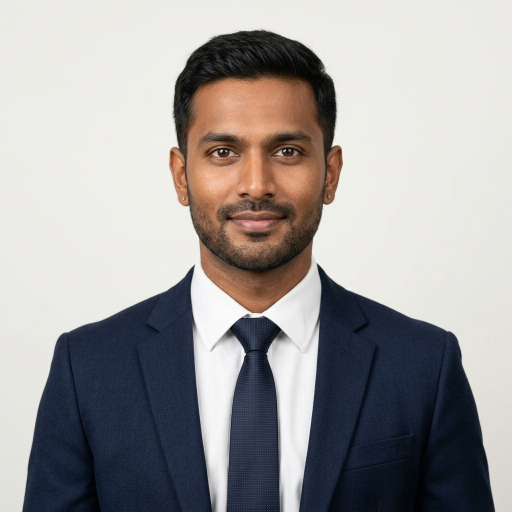
#> input picture gem-compliance-checker/sample_data/portraits/BID-001_A.jpg, 1024 x 1024 px (shown at 1/2 size)
$ python -i image_match.py   (imports and definitions only)
#> lines starting #> are read from the running program, lines starting #| are printed output that depends on the picture
#> further down, picture is the input picture: PIL image 1024x1024 RGB; mean R, G, B 159.6, 156.8, 156.6
"""Visual Identity and Biometric Image Matching Module.

Compares extracted applicant photos and signatures across different bid credentials
to verify visual identity consistency, identify potential document tampering,
and flag cross-document identity discrepancies for procurement officers.
"""

from dataclasses import dataclass
import logging
from typing import Any, Literal, Optional, Tuple, Union

import numpy as np
from PIL import Image

# Import vision libraries with fallback safety
try:
    import cv2
    HAS_CV2 = True
except ImportError:
    cv2 = None  # type: ignore
    HAS_CV2 = False

try:
    from skimage.metrics import structural_similarity as ssim_fn
    HAS_SKIMAGE = True
except ImportError:
    ssim_fn = None  # type: ignore
    HAS_SKIMAGE = False

from app.image_extract import ExtractedImage

logger = logging.getLogger(__name__)

VerdictType = Literal["MATCH", "MISMATCH", "INCONCLUSIVE"]


@dataclass
class MatchResult:
    """Outcome of a biometric / visual identity comparison."""

    score: float  # Normalized similarity score (0.0 to 1.0)
    verdict: VerdictType  # 'MATCH', 'MISMATCH', 'INCONCLUSIVE'
    threshold_used: float  # Threshold applied for MATCH verdict
    notes: str  # Diagnostic explanation of the score and features


# [32 lines left out: functions _fallback_ssim, _compute_ssim, not called in this run]


def _crop_face_if_detected(pil_img: Image.Image) -> Image.Image:
    """If a frontal face is detected by Haar cascade, crop tightly around it; else return original."""
    if not HAS_CV2:
        return pil_img
    try:
        cv_img = np.array(pil_img.convert("RGB"))
        gray = cv2.cvtColor(cv_img, cv2.COLOR_RGB2GRAY)
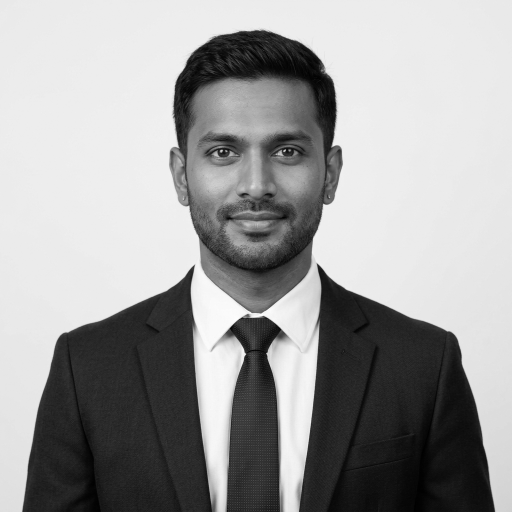
#> gray: shape (1024, 1024) (shown at 1/2 size); min 0, max 255, mean 157.7
        cascade_path = cv2.data.haarcascades + "haarcascade_frontalface_default.xml"
        face_cascade = cv2.CascadeClassifier(cascade_path)
        if face_cascade.empty():
            return pil_img

        faces = face_cascade.detectMultiScale(gray, scaleFactor=1.1, minNeighbors=3, minSize=(30, 30))
#> faces = [[377, 579, 248, 248], [331, 161, 360, 360]]
        if len(faces) > 0:
            x, y, w, h = faces[0]
#> x = 377; y = 579; w = 248; h = 248
            # Add small 10% padding
            pad_x = int(w * 0.1)
#> pad_x = 24
            pad_y = int(h * 0.1)
#> pad_y = 24
            x0 = max(0, x - pad_x)
#> x0 = 353
            y0 = max(0, y - pad_y)
#> y0 = 555
            x1 = min(cv_img.shape[1], x + w + pad_x)
#> x1 = 649
            y1 = min(cv_img.shape[0], y + h + pad_y)
#> y1 = 851
            cropped = pil_img.crop((x0, y0, x1, y1))
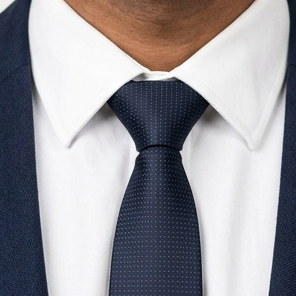
#> cropped: PIL image 296x296 RGB; mean R, G, B 153.3, 151.6, 156.4
            return cropped
    except Exception:
        pass
    return pil_img


# [279 lines left out: functions _trim_signature_borders, _normalize_image_input, compare_faces, compare_signatures, not called in this run]

>>> from PIL import Image
>>> picture = Image.open('../sample_data/portraits/BID-001_A.jpg')
>>> result = _crop_face_if_detected(picture)

$ run again, on gem-compliance-checker/sample_data/portraits/BID-002_A.jpg
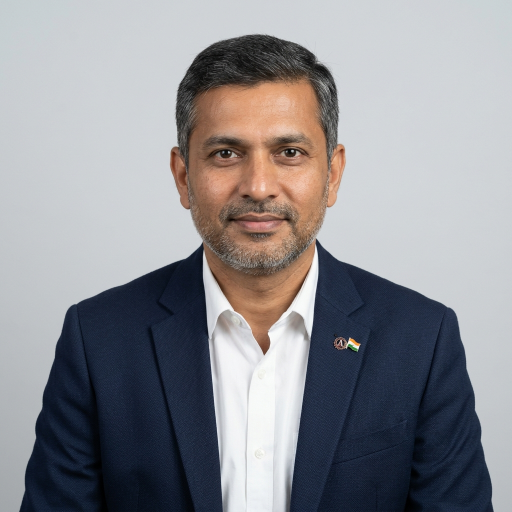
#> input picture gem-compliance-checker/sample_data/portraits/BID-002_A.jpg, 1024 x 1024 px (shown at 1/2 size)
#> picture is the input picture: PIL image 1024x1024 RGB; mean R, G, B 142.1, 142.1, 146.5
#> in _crop_face_if_detected, `gray = cv2.cvtColor(cv_img, cv2.COLOR_RGB2GRAY)`:
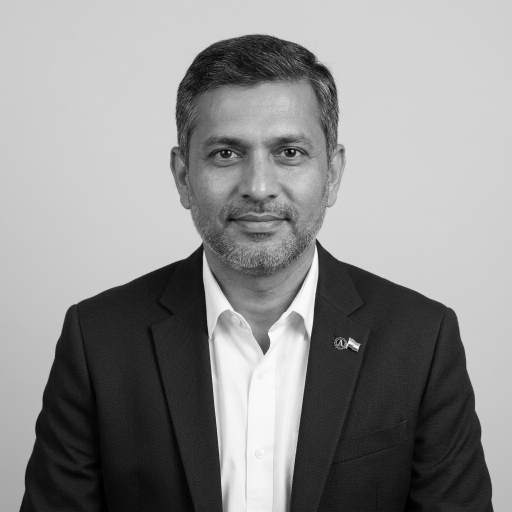
#> gray: shape (1024, 1024) (shown at 1/2 size); min 0, max 255, mean 142.6
#> faces = [[337, 170, 354, 354]]
#> x = 337; y = 170; w = 354
#> pad_x = 35
#> x0 = 302
#> y0 = 135
#> x1 = 726
#> y1 = 559
#> in _crop_face_if_detected, `cropped = pil_img.crop((x0, y0, x1, y1))`:
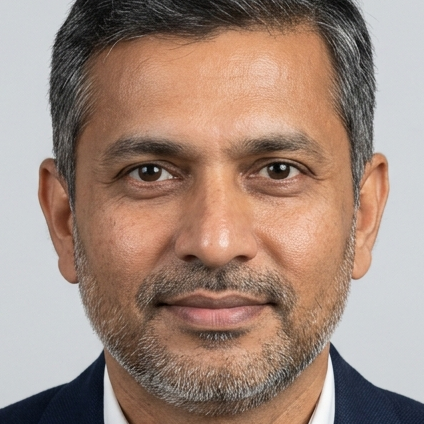
#> cropped: PIL image 424x424 RGB; mean R, G, B 160.3, 136.2, 123.2

$ run again, on gem-compliance-checker/sample_data/portraits/BID-003_A.jpg
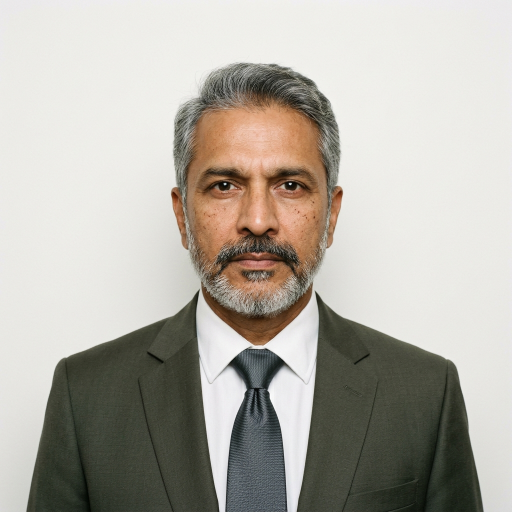
#> input picture gem-compliance-checker/sample_data/portraits/BID-003_A.jpg, 1024 x 1024 px (shown at 1/2 size)
#> picture is the input picture: PIL image 1024x1024 RGB; mean R, G, B 179.2, 175.3, 166.8
#> in _crop_face_if_detected, `gray = cv2.cvtColor(cv_img, cv2.COLOR_RGB2GRAY)`:
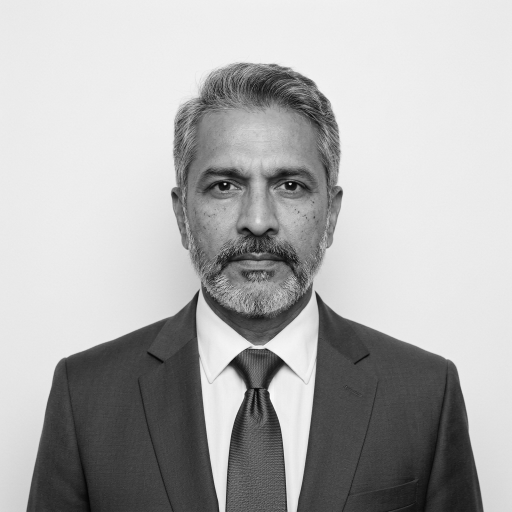
#> gray: shape (1024, 1024) (shown at 1/2 size); min 1, max 255, mean 175.5
#> faces = [[389, 640, 247, 247], [319, 220, 391, 391]]
#> x = 389; y = 640; w = 247
#> pad_x = 24
#> x0 = 365
#> y0 = 616
#> x1 = 660
#> y1 = 911
#> in _crop_face_if_detected, `cropped = pil_img.crop((x0, y0, x1, y1))`:
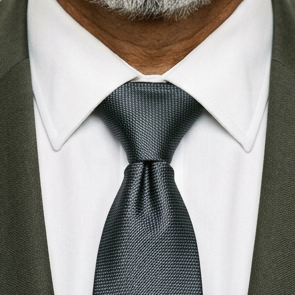
#> cropped: PIL image 295x295 RGB; mean R, G, B 146.1, 145, 140.6

$ run again, on gem-compliance-checker/sample_data/portraits/BID-004_A.jpg
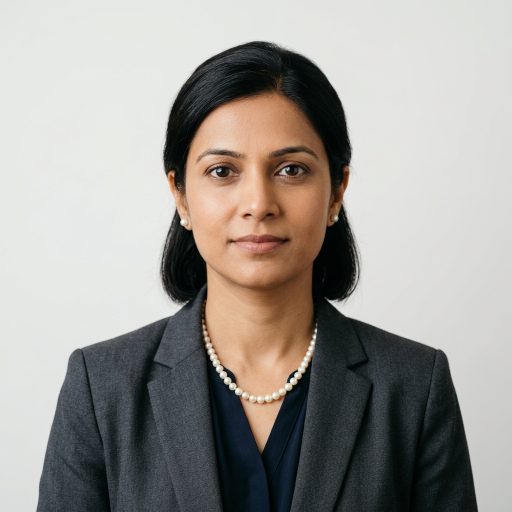
#> input picture gem-compliance-checker/sample_data/portraits/BID-004_A.jpg, 1024 x 1024 px (shown at 1/2 size)
#> picture is the input picture: PIL image 1024x1024 RGB; mean R, G, B 158, 154.4, 149.6
#> in _crop_face_if_detected, `gray = cv2.cvtColor(cv_img, cv2.COLOR_RGB2GRAY)`:
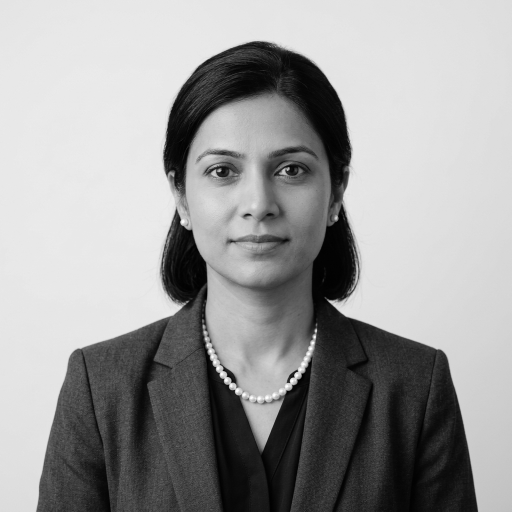
#> gray: shape (1024, 1024) (shown at 1/2 size); min 0, max 255, mean 154.9
#> faces = [[489, 775, 77, 77], [333, 201, 364, 364]]
#> x = 489; y = 775; w = 77
#> pad_x = 7
#> x0 = 482
#> y0 = 768
#> x1 = 573
#> y1 = 859
#> in _crop_face_if_detected, `cropped = pil_img.crop((x0, y0, x1, y1))`:
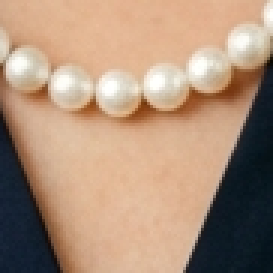
#> cropped: PIL image 91x91 RGB (shown 3 times larger); mean R, G, B 172.2, 143.8, 121.5
